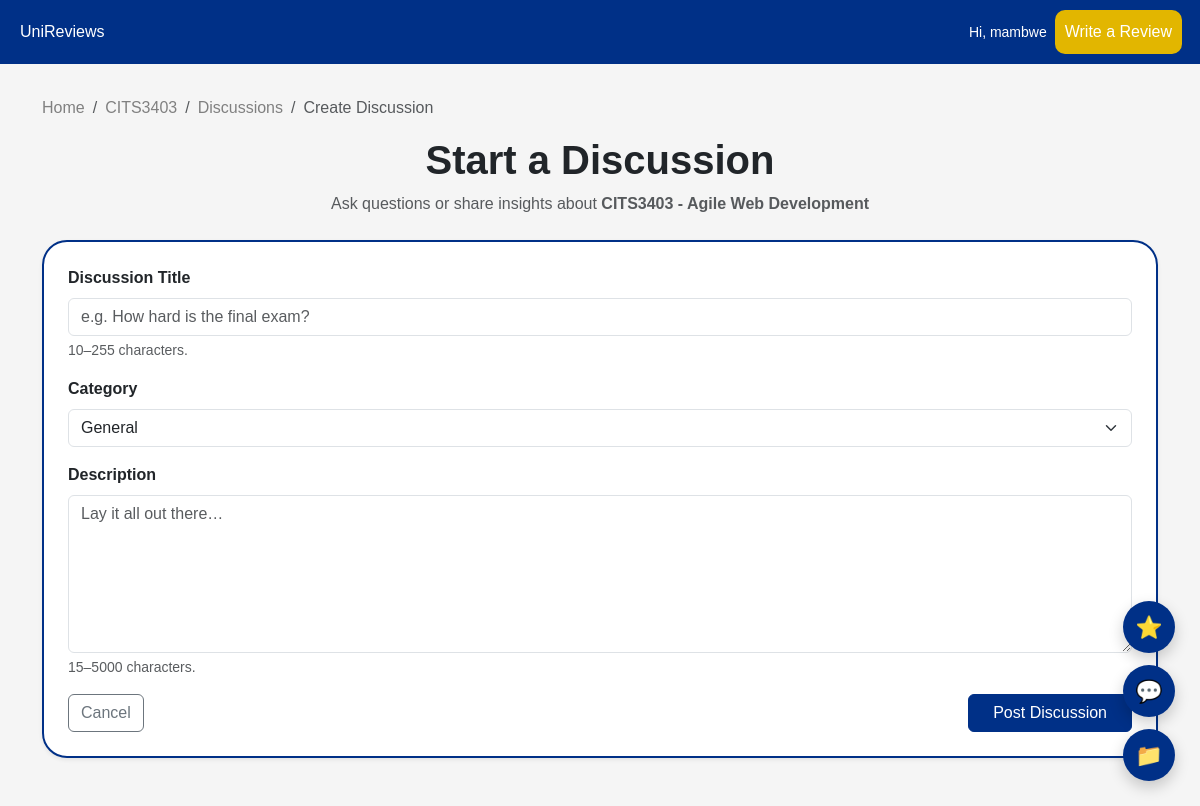
The page /CITS3403/create_discussion (signed in) on the database its author committed.
### app/models.py (models this page shows, shortened)
class User(db.Model):
    __tablename__ = "users"
    user_id = db.Column(db.Integer, primary_key=True)
    username = db.Column(
        db.String(20),
        unique=True,
        nullable=False
    )
    email = db.Column(
        db.String(120),
        unique=True,
        nullable=False
    )
    password_hash = db.Column(
        db.String(256),
        nullable=False
    )
    role = db.Column(
        db.Enum(UserRole),
        default=UserRole.STUDENT,
        nullable=False
    )
    recently_viewed_units = db.Column(db.JSON, default=list)
    recently_viewed_discussions = db.Column(db.JSON, default=list)
    recently_viewed_projects = db.Column(db.JSON, default=list)
    study_plan = db.Column(db.JSON, default=list)
    bookmarks = db.Column(db.JSON, default=list)
    reviews = db.relationship(
        "Review",
        back_populates="author",
        cascade="all, delete-orphan"
    )
    discussions = db.relationship(
        "Discussion",
        back_populates="author",
        cascade="all, delete-orphan"
    )
    comments = db.relationship(
        "Comment",
        back_populates="author",
        cascade="all, delete-orphan"
    )
    projects = db.relationship(
        "Project",
        back_populates="author",
        cascade="all, delete-orphan"
    )

class Unit(db.Model):
    __tablename__ = "units"
    code = db.Column(
        db.String(16),
        primary_key=True
    )
    name = db.Column(
        db.String(255),
        nullable=False
    )
    level = db.Column(
        db.Integer,
        nullable=False
    )
    handbook_link = db.Column(db.String(500))
    tags = db.Column(db.JSON, default=list)
    prerequisites = db.Column(db.JSON, default=list)
    tips = db.Column(db.Text)
    reviews = db.relationship(
        "Review",
        back_populates="unit",
        cascade="all, delete-orphan"
    )
    discussions = db.relationship(
        "Discussion",
        back_populates="unit",
        cascade="all, delete-orphan"
    )
    projects = db.relationship(
        "Project",
        back_populates="unit",
        cascade="all, delete-orphan"
    )

### app/routes.py (the view)
@main.route("/<unit_code>/create_discussion", methods=["GET"])
def create_discussion_page(unit_code):
    unit = Unit.query.get_or_404(unit_code)
    if not get_current_user():
        flash("You must be logged in to start a discussion.", "error")
        return redirect(url_for("main.login"))
    return render_template(
        "create_discussion.html",
        unit=unit
    )

### app/routes.py (called while the page is built)
@main.context_processor
def inject_globals():
    return dict(
        current_user_id=get_current_user(),
        current_user=get_current_user_obj()
    )

def get_current_user():
    return session.get("user_id")

def get_current_user_obj():
    user_id = get_current_user()
    if not user_id:
        return None
    return User.query.get(get_current_user())

### app/templates/create_discussion.html (shortened to what this page needs)
{% extends "base.html" %}
{% block styles %}
<link href="{{ url_for('static', filename='css/create_discussion.css') }}" rel="stylesheet">
{% endblock %}
{% block content %}
<div class="container mt-5 pt-5">
    <nav aria-label="breadcrumb">
        <ol class="breadcrumb">
            <li class="breadcrumb-item"><a href="{{ url_for('main.index') }}">Home</a></li>
            <li class="breadcrumb-item">
                <a href="{{ url_for('main.unit_page', code=unit.code) }}">{{ unit.code }}</a>
            </li>
            <li class="breadcrumb-item">
                <a href="{{ url_for('main.unit_discussions', unit_code=unit.code) }}">Discussions</a>
            </li>
            <li class="breadcrumb-item active">Create Discussion</li>
        </ol>
    </nav>
    <div class="text-center mb-4">
        <h1 class="fw-bold">Start a Discussion</h1>
        <p class="text-muted">Ask questions or share insights about <strong>{{ unit.code }} - {{ unit.name }}</strong></p>
    </div>
    <div class="card shadow-sm p-4 mb-5">
        <form method="POST" action="{{ url_for('main.create_discussion', unit_code=unit.code) }}">
            <div class="mb-3">
                <label for="title" class="form-label fw-semibold">Discussion Title</label>
                <input
                    type="text"
                    class="form-control"
                    id="title"
                    name="title"
                    maxlength="255"
                    minlength="10"
                    placeholder="e.g. How hard is the final exam?"
                    value="{{ request.form.get('title', '') }}"
                    required>
                <div class="form-text">10–255 characters.</div>
            </div>
            <div class="mb-3">
                <label for="category" class="form-label fw-semibold">Category</label>
                <select class="form-select" id="category" name="category">
                    {% set categories = ['General', 'Assessments', 'Lectures', 'Resources', 'Labs'] %}
                    {% for cat in categories %}
                        <option value="{{ cat }}"
                            {% if request.form.get('category') == cat %}selected{% endif %}>
                            {{ cat }}
                        </option>
                    {% endfor %}
                </select>
            </div>
            <div class="mb-3">
                <label for="body" class="form-label fw-semibold">Description</label>
                <textarea
                    class="form-control"
                    id="body"
                    name="body"
                    rows="6"
                    maxlength="5000"
                    minlength="15"
                    placeholder="Lay it all out there…"
                    required>{{ request.form.get('body', '') }}</textarea>
                <div class="form-text">15–5000 characters.</div>
            </div>
            <div class="d-flex justify-content-between">
                <a href="{{ url_for('main.unit_discussions', unit_code=unit.code) }}"
                   class="btn btn-outline-secondary">
                    Cancel
                </a>
                <button type="submit" class="btn btn-primary px-4">
                    Post Discussion
                </button>
            </div>
        </form>
    </div>
</div>
{% endblock %}

### app/templates/partials/header.html
<header>
    <div class="nav-bar">
        <div class="company-name">
            <a href="{{ url_for('main.index') }}">UniReviews</a>
        </div>
        <div class="d-flex align-items-center gap-2 me-2">
            {% if current_user_id %}
                <span class="text-white small">Hi, {{ current_user.username }}</span>
            {% endif %}
            <a href="{{ url_for('main.create_review', unit_code='CITS3403') }}">
                <button>Write a Review</button>
            </a>
        </div>
    </div>
</header>

### app/static/css/header.css (style rules this page uses)
.nav-bar { background-color: rgb(0, 48, 135); display: flex; justify-content: flex-end; align-items: center; padding: 10px 0px; position: fixed; width: 100%; top: 0; z-index: 1000; }
.company-name { margin-left: 20px; margin-right: auto; }
.company-name a { color: white; text-decoration: none; }
.nav-bar button { background-color: rgb(226, 182, 0); color: white; border: none; border-radius: 10px; padding: 10px; margin-right: 10px; cursor: pointer; }

### app/static/css/create_discussion.css (style rules this page uses)
body { background-color: rgb(245, 245, 245); font-family: Arial, Helvetica, sans-serif; }
.breadcrumb-item a { text-decoration: none; color: grey; }
.card { border-radius: 25px; border: 2px solid rgba(0, 48, 135); background-color: white; transition: 0.2s; }
.btn-primary { background-color: rgb(0, 48, 135); border-color: rgb(0, 48, 135); }
.mb-5 { margin-bottom: 3rem !important; }

### rows shown on the page
User: username "mambwe"
Unit: code "CITS3403", name "Agile Web Development"

### other values the page prints
form field category "General"
